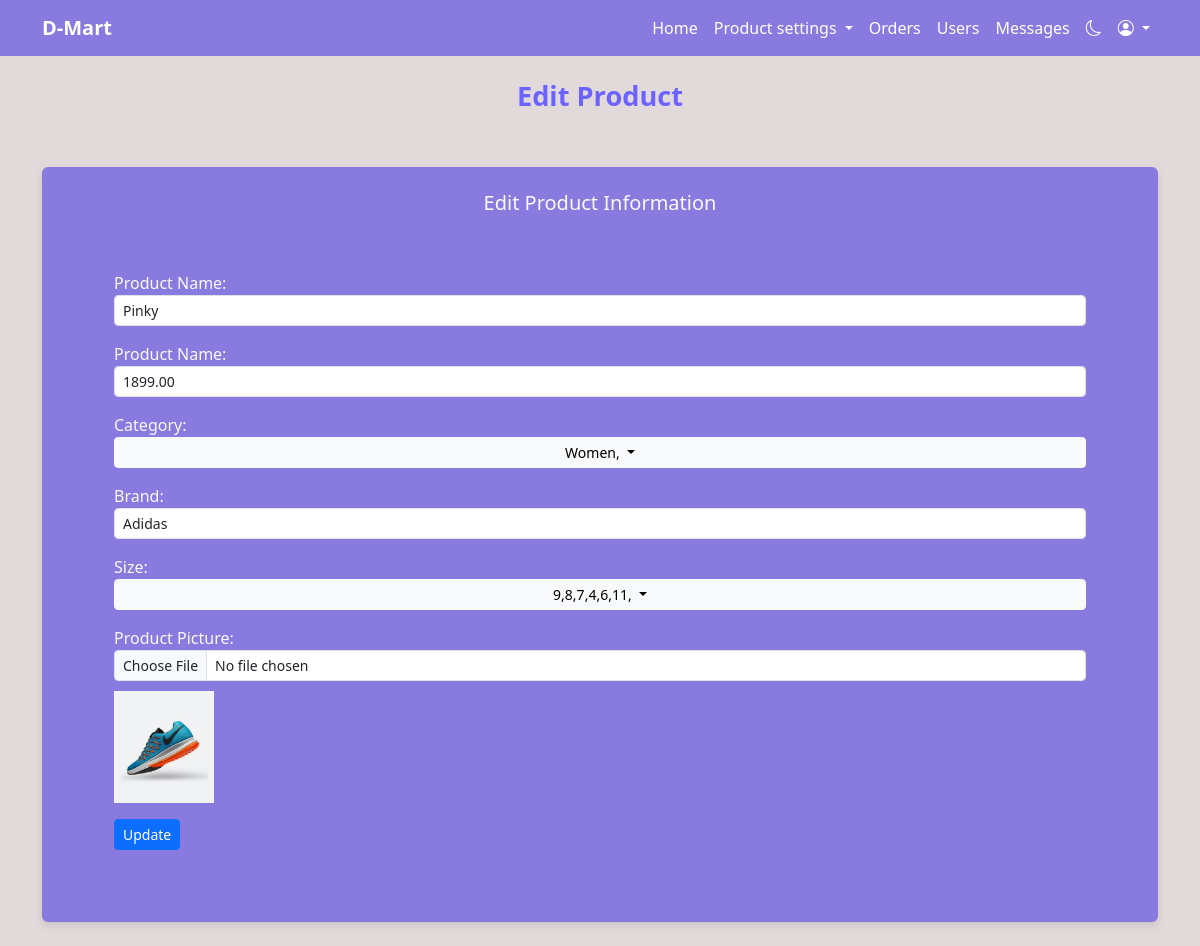
The app's page /backend/edit_product.php?id=7 (signed in) with its own data.
### tables this page shows
CREATE TABLE `products` (
  `id` int(11) NOT NULL,
  `name` varchar(250) NOT NULL,
  `price` decimal(10,2) NOT NULL,
  `image_path` varchar(250) NOT NULL,
  `brand_id` int(11) NOT NULL,
  `status` tinyint(1) NOT NULL DEFAULT 1
);

CREATE TABLE `categories` (
  `id` int(11) NOT NULL,
  `name` varchar(250) NOT NULL,
  `status` tinyint(1) NOT NULL DEFAULT 1
);

CREATE TABLE `sizes` (
  `id` int(11) NOT NULL,
  `name` varchar(250) NOT NULL,
  `status` tinyint(1) NOT NULL DEFAULT 1
);

### backend/edit_product.php (the view, shortened to what this page needs)
<?php
    require 'database_connection.php';
    $product_id = isset($_GET['id']) ? $_GET['id'] : null;
    $product_name = '';
    $image_path = '';
    $brand_id = '';
    $selected_categories = [];
    $selected_sizes = [];
    if ($product_id) {
        $product_query = "SELECT * FROM products WHERE id = ?";
        $stmt = $conn->prepare($product_query);
        $stmt->bind_param("i", $product_id);
        $stmt->execute();
        $product_result = $stmt->get_result();
        if ($product_result->num_rows > 0) {
            $product = $product_result->fetch_assoc();
            $product_name = $product['name'];
            $product_price = $product['price'];
            $image_path = $product['image_path'];
            $brand_id = $product['brand_id'];
            $category_query = "SELECT category_id FROM product_categories WHERE product_id = ?";
            $stmt = $conn->prepare($category_query);
            $stmt->bind_param("i", $product_id);
            $stmt->execute();
            $category_result = $stmt->get_result();
            while ($row = $category_result->fetch_assoc()) {
                $selected_categories[] = $row['category_id'];
            }
            $size_query = "SELECT size_id FROM product_sizes WHERE product_id = ?";
            $stmt = $conn->prepare($size_query);
            $stmt->bind_param("i", $product_id);
            $stmt->execute();
            $size_result = $stmt->get_result();
            while ($row = $size_result->fetch_assoc()) {
                $selected_sizes[] = $row['size_id'];
            }
        } else {
            echo "Product not found.";
            exit;
        }
    } else {
        echo "No product ID provided.";
        exit;
    }
?>
<!DOCTYPE html>
<html lang="en">
<?php require 'assets/header.php'; ?>
<body class="day-mode">
    <?php require 'assets/menu.php'; ?>
    <h2 class="dashboard-title mt-4">Edit Product</h2>
    <div class="dashboard-wrapper">
        <div class="container">
            <div class="row mt-4">
                <div class="col-md-12 mb-4">
                    <div class="card card-form p-4">
                        <h5 class="card-title text-center text-light">Edit Product Information</h5>
                        <form class="text-light p-4 m-4" method="post" enctype="multipart/form-data" action="update_product.php">
                            <div class="form-group mb-3">
                                <label for="product_name">Product Name:</label>
                                <input type="text" class="form-control form-control-sm" name="product_name" id="product_name" placeholder="Enter product name" value="<?php echo htmlspecialchars($product_name); ?>" required>
                            </div>
                             <div class="form-group mb-3">
                                <label for="product_price">Product Name:</label>
                                <input type="number" class="form-control form-control-sm" id="product_price" name="product_price" step="0.01" min="0" placeholder="0.00" value="<?php echo htmlspecialchars($product_price); ?>" required>
                            </div>
                            <div class="form-group mb-3">
                                <label for="category">Category:</label>
                                <div class="dropdown">
                                    <button class="btn btn-light btn-sm dropdown-toggle" type="button" id="categorySelect" data-bs-toggle="dropdown" aria-expanded="false" style="width:100%">
                                        <?php
                                            $query = "SELECT * FROM categories";
                                            $result = $conn->query($query);
                                            while($row = $result->fetch_assoc()) {
                                               if(in_array($row['id'], $selected_categories)){
                                                echo $row['name'].',';
                                               }
                                            }
                                        ?>
                                    </button>
                                </div>
                            </div>
                            <div class="form-group mb-3">
                                <label for="brand">Brand:</label>
                                <select class="form-control form-control-sm" name="brand" id="brand" required>
                                    <?php
                                        $query = "SELECT * FROM brand";
                                        $result = $conn->query($query);
                                        while($row = $result->fetch_assoc()) {
                                            $selected = $row['id'] == $brand_id ? 'selected' : '';
                                            echo "<option value='{$row['id']}' $selected>{$row['name']}</option>";
                                        }
                                    ?>
                                </select>
                            </div>
                            <div class="form-group mb-3">
                                <label for="size">Size:</label>
                                <div class="dropdown">
                                    <button class="btn btn-light btn-sm dropdown-toggle" type="button" id="sizeSelect" data-bs-toggle="dropdown" aria-expanded="false" style="width:100%">
                                        <?php
                                            $query = "SELECT * FROM sizes";
                                            $result = $conn->query($query);
                                            while($row = $result->fetch_assoc()) {
                                                if(in_array($row['id'], $selected_sizes)){
                                                    echo $row['name'].',';
                                                }
                                            }
                                        ?>
                                    </button>
                                </div>
                            </div>
                            <div class="form-group mb-3">
                                <label for="product_image">Product Picture:</label>
                                <input type="file" class="form-control form-control-sm" name="product_image" id="product_image" accept="image/*">
                                <?php if ($image_path): ?>
                                    <img id="image_preview" src="<?php echo htmlspecialchars($image_path); ?>" alt="Image Preview" style="width:100px; margin-top:10px;">
                                <?php else: ?>
                                    <img id="image_preview" src="#" alt="Image Preview" style="display:none; width:100px; margin-top:10px;">
                                <?php endif; ?>
                            </div>
                            <button type="submit" class="btn btn-primary btn-sm">Update</button>
                        </form>
                    </div>
                </div>
            </div>
        </div>
    </div>
</body>
</html>

### backend/assets/css/style.css (style rules this page uses)
body.day-mode { background-color: #e2dada; color: #040303; }
.dashboard-wrapper { display: flex; justify-content: center; align-items: center; min-height: calc(80vh - 56px); }
.dashboard-title { color: #6c63ff; text-align: center; font-size: 1.7rem; font-weight: bold; margin-bottom: 30px; }
.card { border: none; box-shadow: 0 4px 8px rgba(0, 0, 0, 0.1); transition: transform 0.2s ease-in-out; }
.day-mode .card, .day-mode .navbar { background-color: #897adf; }

### records on screen
products: product_name "Pinky", product_price "1899.00", image_path (picture)
categories: name "Women"
sizes: name "9"
sizes: name "8"
sizes: name "7"
sizes: name "4"
sizes: name "6"
sizes: name "11"

### other values on screen
form field brand "Adidas"
